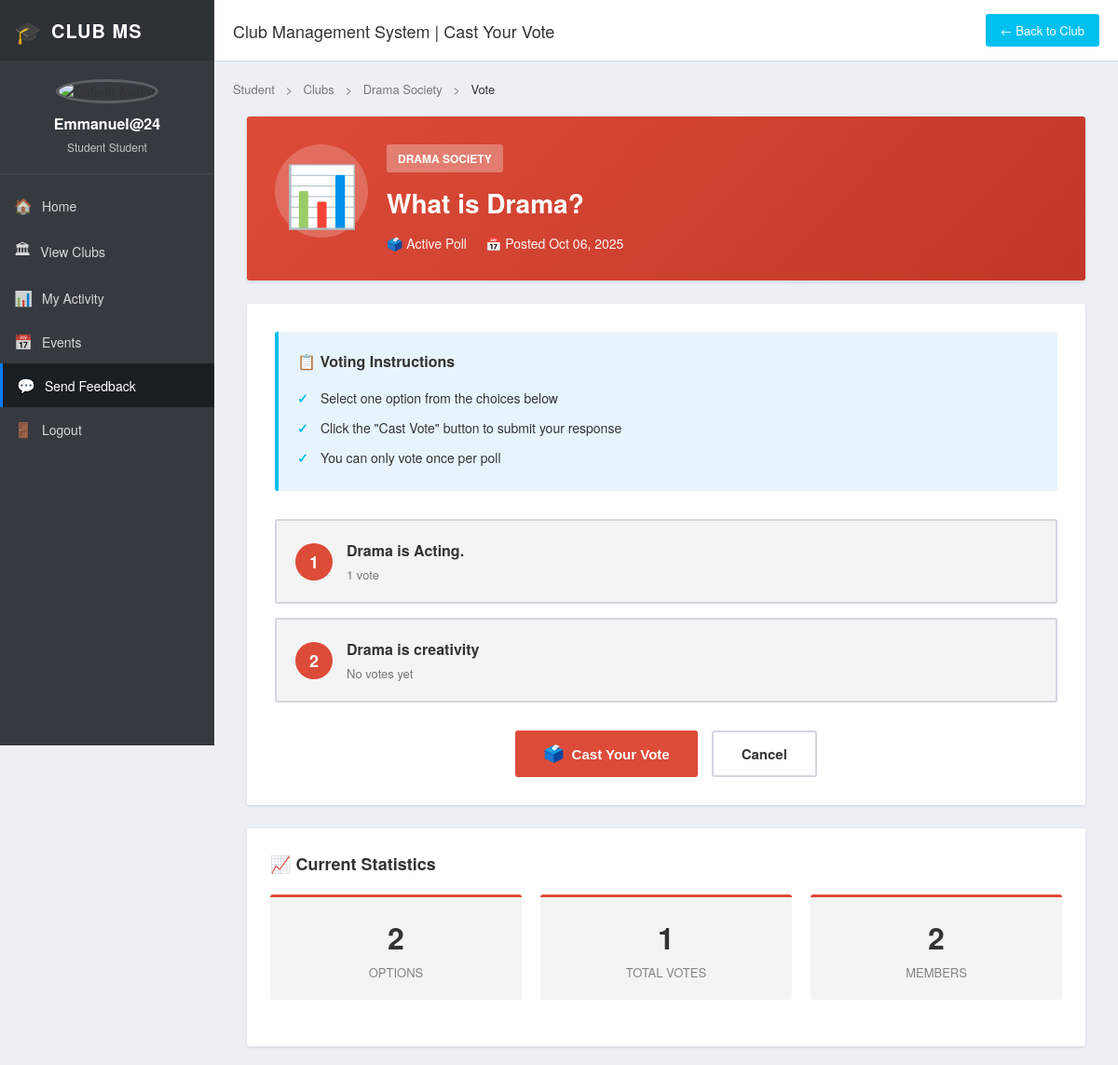
Screenshot of /clubs/polls/2/vote/ (signed in) with the database file from the repository.
### users/models.py (models this page shows, shortened)
class Profile(models.Model):
    ROLE_CHOICES = [
        ("student", "Student"),
        ("lecturer", "Lecturer"),
        ("admin", "Admin"),
    ]
    user = models.OneToOneField(User, on_delete=models.CASCADE)
    role = models.CharField(max_length=20, choices=ROLE_CHOICES)
    name = models.CharField(max_length=100)

### clubs/models.py (models this page shows, shortened)
class Poll(models.Model):
    club = models.ForeignKey(
        Club, on_delete=models.CASCADE, related_name="polls"
    )
    question = models.CharField(max_length=255)
    created_by = models.ForeignKey(
        settings.AUTH_USER_MODEL, on_delete=models.CASCADE
    )
    created_at = models.DateTimeField(auto_now_add=True)
    def total_votes(self):
        return sum(option.vote_count() for option in self.options.all())

class Club(models.Model):
    name = models.CharField(max_length=100)
    description = models.TextField()
    meeting_time = models.CharField(max_length=100)
    logo = models.ImageField(upload_to="club_logos/", blank=True, null=True)
    members = models.ManyToManyField(
        settings.AUTH_USER_MODEL,
        related_name="clubs",
        blank=True
    )

class PollOption(models.Model):
    poll = models.ForeignKey(
        Poll, on_delete=models.CASCADE, related_name="options"
    )
    text = models.CharField(max_length=200)
    votes = models.ManyToManyField(
        settings.AUTH_USER_MODEL,
        related_name="poll_votes",
        blank=True
    )
    def vote_count(self):
        return self.votes.count()

### clubs/views.py (the view, shortened to what this page needs)
# urls.py: path('polls/<int:poll_id>/vote/', views.vote_poll, name='vote_poll'),
@login_required
def vote_poll(request, poll_id):
    poll = get_object_or_404(Poll, id=poll_id)
    return render(request, "clubs/poll_vote.html", {"poll": poll})

### clubs/templates/clubs/poll_vote.html (shortened to what this page needs)
{% load static %}
<!DOCTYPE html>
<html lang="en">
<head>
    <link rel="stylesheet" href="{% static 'css/student_dashboard.css' %}">
    <link rel="stylesheet" href="{% static 'css/poll_vote.css' %}">
</head>
<body>
<div class="dashboard-wrapper">
    <aside class="sidebar">
        <div class="sidebar-header">
            <div class="logo-section">
                <span class="logo-icon">🎓</span>
                <span class="logo-text">CLUB MS</span>
            </div>
        </div>
        <div class="user-profile">
            {% if user.profile.avatar %}
                <img src="{{ user.profile.avatar.url }}" alt="{{ user.profile.name }}" class="sidebar-avatar">
            {% else %}
                <img src="{% static 'images/default-avatar.png' %}" alt="Default Avatar" class="sidebar-avatar">
            {% endif %}
            <h3>{{ user.profile.name }}</h3>
            <p class="sidebar-role">Student {{ user.profile.role|title }}</p>
        </div>
        <nav class="sidebar-nav">
            <ul>
                <li><a href="{% url 'student_dashboard' %}"><span class="nav-icon">🏠</span> Home</a></li>
                <li><a href="{% url 'club_list' %}"><span class="nav-icon">🏛</span> View Clubs</a></li>
                <li><a href="{% url 'my_activity' %}"><span class="nav-icon">📊</span> My Activity</a></li>
                <li><a href="{% url 'events_list' %}"><span class="nav-icon">📅</span> Events</a></li>
                <li><a href="{% url 'send_feedback' %}" class="active"><span class="nav-icon">💬</span> Send Feedback</a></li>
                <li>
    <form id="logout-form" action="{% url 'logout' %}" method="post" style="display:inline;">
        <button type="submit" class="sidebar-link-btn">
            <span class="nav-icon">🚪</span> Logout
        </button>
    </form>
</li>
            </ul>
        </nav>
    </aside>
    <main class="dashboard-main">
        <header class="top-header">
            <div class="header-left">
                <h1 class="page-title">Club Management System | Cast Your Vote</h1>
            </div>
            <div class="header-right">
                <a href="{% url 'club_detail' poll.club.id %}" class="btn-back">← Back to Club</a>
            </div>
        </header>
        <div class="dashboard-content">
            <div class="breadcrumb">
                <a href="{% url 'student_dashboard' %}">Student</a>
                <span class="separator">></span>
                <a href="{% url 'club_list' %}">Clubs</a>
                <span class="separator">></span>
                <a href="{% url 'club_detail' poll.club.id %}">{{ poll.club.name }}</a>
                <span class="separator">></span>
                <span class="current">Vote</span>
            </div>
            <section class="poll-container">
                <div class="poll-header">
                    <div class="poll-icon">📊</div>
                    <div class="poll-info">
                        <span class="club-badge">{{ poll.club.name }}</span>
                        <h1 class="poll-question">{{ poll.question }}</h1>
                        <p class="poll-meta">
                            <span class="meta-item">🗳️ Active Poll</span>
                            <span class="meta-item">📅 Posted {{ poll.created_at|date:"M d, Y" }}</span>
                        </p>
                    </div>
                </div>
                <div class="poll-body">
                    <div class="voting-instructions">
                        <h3>📋 Voting Instructions</h3>
                        <ul>
                            <li>Select one option from the choices below</li>
                            <li>Click the "Cast Vote" button to submit your response</li>
                            <li>You can only vote once per poll</li>
                        </ul>
                    </div>
                    <form method="post" class="vote-form" id="voteForm">
                        <div class="options-container">
                            {% for option in poll.options.all %}
                            <label class="option-card" for="option{{ option.id }}">
                                <div class="option-content">
                                    <span class="option-letter">{{ forloop.counter|upper }}</span>
                                    <div class="option-details">
                                        <span class="option-text">{{ option.text }}</span>
                                        <span class="option-stats">
                                            {% if option.vote_count > 0 %}
                                                {{ option.vote_count }} vote{{ option.vote_count|pluralize }}
                                            {% else %}
                                                No votes yet
                                            {% endif %}
                                        </span>
                                    </div>
                                </div>
                            </label>
                            {% endfor %}
                        </div>
                        <div class="form-actions">
                            <button type="submit" class="btn btn-submit">
                                <span class="btn-icon">🗳️</span>
                                Cast Your Vote
                            </button>
                            <a href="{% url 'club_detail' poll.club.id %}" class="btn btn-cancel">Cancel</a>
                        </div>
                    </form>
                </div>
                <div class="poll-stats-section">
                    <h3>📈 Current Statistics</h3>
                    <div class="stats-grid">
                        <div class="stat-box">
                            <span class="stat-number">{{ poll.options.all.count }}</span>
                            <span class="stat-label">Options</span>
                        </div>
                        <div class="stat-box">
                            <span class="stat-number">
                                {{ poll.total_votes|default:"0" }}
                            </span>
                            <span class="stat-label">Total Votes</span>
                        </div>
                        <div class="stat-box">
                            <span class="stat-number">{{ poll.club.members.count }}</span>
                            <span class="stat-label">Members</span>
                        </div>
                    </div>
                </div>
            </section>
        </div>
    </main>
</div>
</body>
</html>

### static/css/student_dashboard.css (style rules this page uses)
* { margin: 0; padding: 0; box-sizing: border-box; }
:root { --sidebar-bg: #343a40; --sidebar-text: #ffffff; --sidebar-active: #007bff; --main-bg: #ecf0f5; --card-blue: #00c0ef; --card-green: #00a65a; --card-yellow: #f39c12; --card-red: #dd4b39; --panel-bg: #ffffff; --text-dark: #333333; --text-muted: #777777; --border-color: #d2d6de; --hover-bg: #f4f4f4; }
body { font-family: 'Source Sans Pro', 'Helvetica Neue', Arial, sans-serif; background: var(--main-bg); color: var(--text-dark); font-size: 14px; }
.dashboard-wrapper { display: flex; min-height: 100vh; }
.sidebar { width: 230px; background: var(--sidebar-bg); position: fixed; height: 100vh; left: 0; top: 0; z-index: 100; overflow-y: auto; transition: all 0.3s; }
.sidebar-header { padding: 15px; background: #2c3136; }
.logo-section { display: flex; align-items: center; gap: 10px; color: var(--sidebar-text); }
.logo-icon { font-size: 24px; }
.logo-text { font-size: 20px; font-weight: 600; letter-spacing: 1px; }
.user-profile { padding: 20px 15px; text-align: center; border-bottom: 1px solid rgba(255, 255, 255, 0.1); }
.sidebar-avatar { width: 60px; height: 60px; border-radius: 50%; object-fit: cover; margin-bottom: 10px; border: 3px solid rgba(255, 255, 255, 0.2); }
.user-profile h3 { font-size: 16px; color: var(--sidebar-text); margin-bottom: 5px; font-weight: 600; }
.sidebar-role { font-size: 12px; color: rgba(255, 255, 255, 0.7); }
.sidebar-nav { padding: 10px 0; }
.sidebar-nav ul { list-style: none; }
.sidebar-nav li { margin: 0; }
.sidebar-nav a { display: flex; align-items: center; padding: 12px 15px; color: rgba(255, 255, 255, 0.8); text-decoration: none; transition: all 0.3s; font-size: 14px; }
.sidebar-nav a.active { background: #1a1f24; color: var(--sidebar-text); border-left: 3px solid var(--sidebar-active); }
.sidebar-link-btn { width: 100%; display: flex; align-items: center; padding: 12px 15px; color: rgba(255, 255, 255, 0.8); background: none; border: none; text-align: left; font-size: 14px; font-family: inherit; cursor: pointer; transition: all 0.3s; }
.nav-icon { margin-right: 10px; font-size: 16px; }
.dashboard-main { margin-left: 230px; flex: 1; display: flex; flex-direction: column; min-height: 100vh; }
.top-header { background: #ffffff; padding: 15px 20px; display: flex; justify-content: space-between; align-items: center; border-bottom: 1px solid var(--border-color); position: sticky; top: 0; z-index: 50; }
.header-left { display: flex; align-items: center; gap: 15px; }
.page-title { font-size: 18px; font-weight: 400; color: var(--text-dark); }
.header-right { display: flex; gap: 10px; }
.btn-back { padding: 8px 16px; background: var(--card-blue); color: white; text-decoration: none; border-radius: 3px; font-size: 13px; transition: all 0.3s; }
.dashboard-content { padding: 20px; flex: 1; }
.breadcrumb { font-size: 13px; color: var(--text-muted); margin-bottom: 20px; }
.breadcrumb a { color: var(--text-muted); text-decoration: none; }
.breadcrumb .separator { margin: 0 8px; }
.breadcrumb .current { color: var(--text-dark); }
.stat-label { display: block; font-size: 14px; margin-top: 5px; opacity: 0.9; }
.stats-grid { display: grid; grid-template-columns: repeat(auto-fit, minmax(250px, 1fr)); gap: 20px; margin-bottom: 25px; }
.stat-number { font-size: 32px; font-weight: 700; margin-bottom: 10px; }
.btn { padding: 6px 12px; border: none; border-radius: 3px; font-size: 13px; cursor: pointer; text-decoration: none; display: inline-block; transition: all 0.3s; font-weight: 400; }

### rows the page displays
Poll: club.name "Drama Society", club.name "DRAMA SOCIETY", question "What is Drama?", created_at "Oct 06, 2025", options.all.count "2", total_votes "1", club.members.count "2"
PollOption: text "Drama is Acting.", vote_count "1"
PollOption: text "Drama is creativity", shows "No votes yet"

### other values shown
{{ user.profile.name }} "Emmanuel@24"
{{ user.profile.role|title }} "Student"
